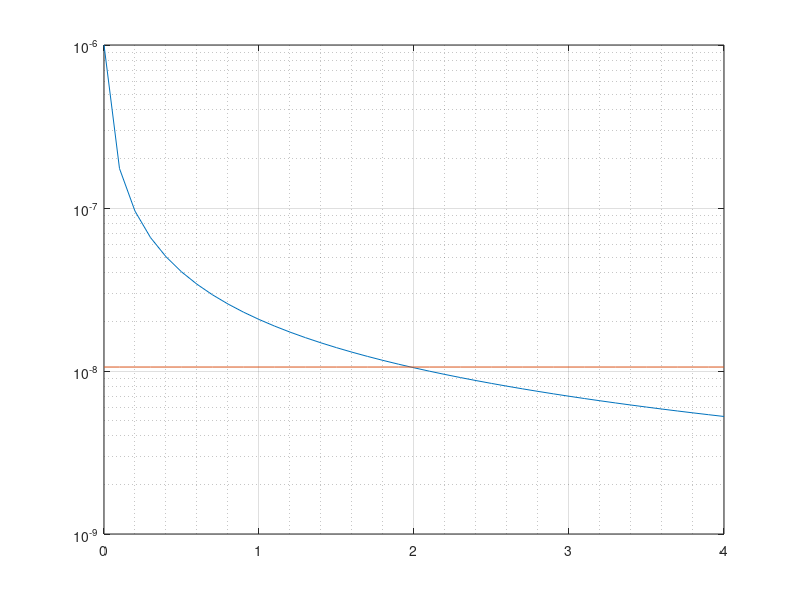

Reproduce this figure in MATLAB.

clear;close all;

omega = 2*pi/43200;
N = 1e-3;

inverseRi = 0:0.1:4;

A = N^2./(1+N^2/omega^2*inverseRi);

plot(inverseRi,A)
hold on;
plot(inverseRi,omega^2/2*ones(1,length(inverseRi)))
set(gca,'YScale','log')
grid on;
grid minor;
